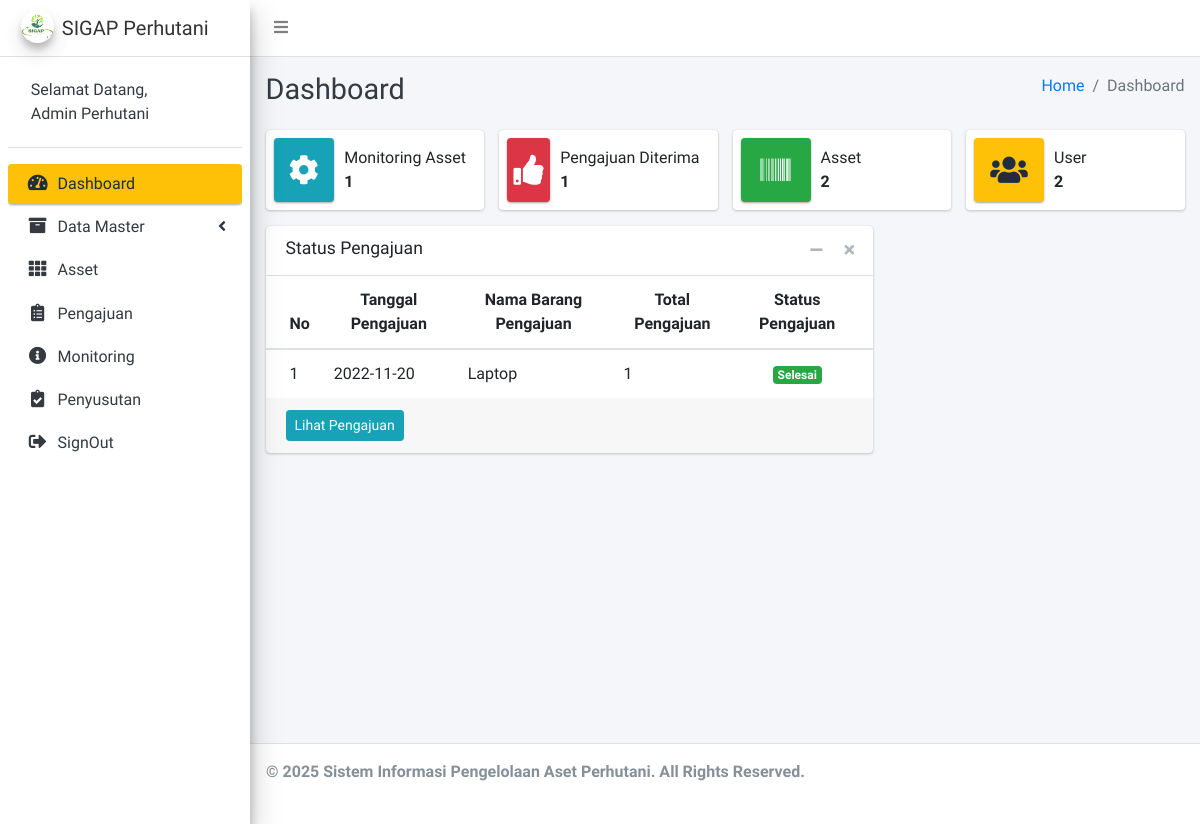
/index.php/Admin/cDashboard (signed in), run on an earlier commit of the app's database.
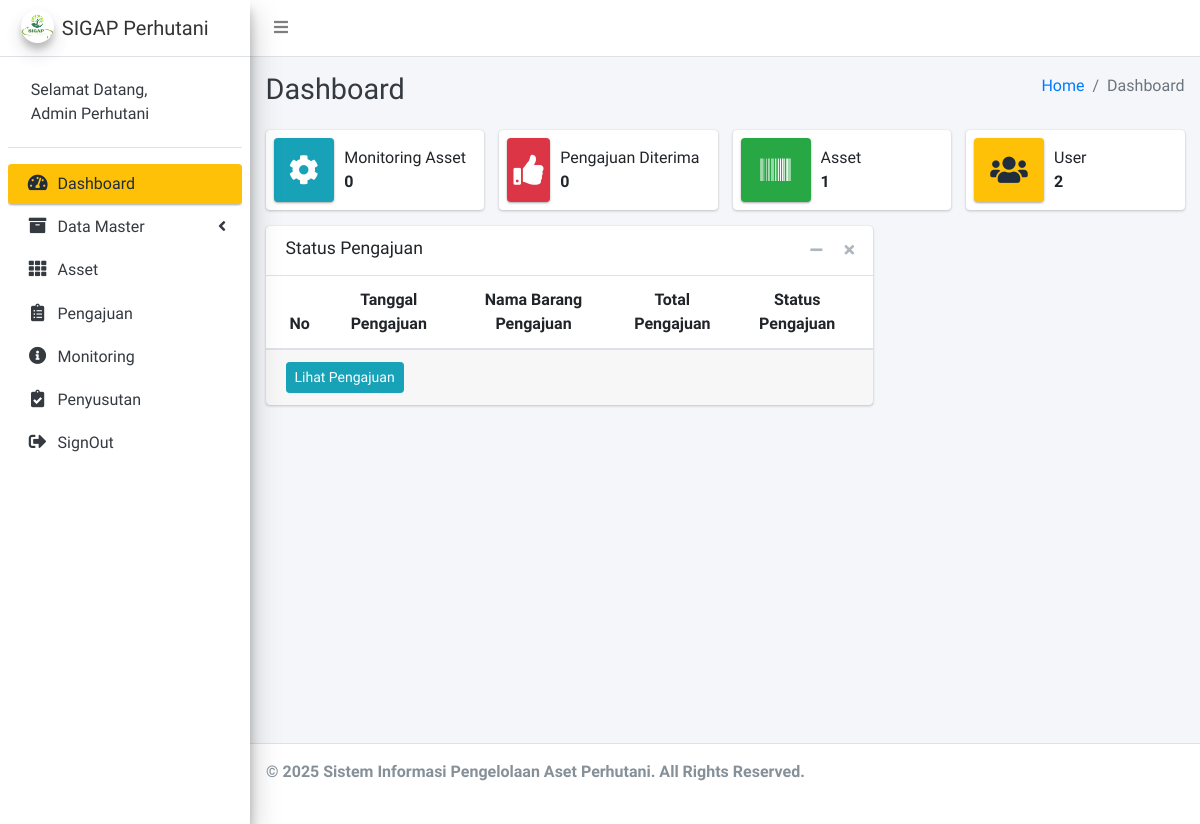
And on a later commit of the database.
### tables this page shows
CREATE TABLE `pengajuan` (
  `id_pengajuan` int NOT NULL,
  `id_monitoring` int NOT NULL,
  `id_user` int NOT NULL,
  `tgl_pengajuan` varchar(15) NOT NULL,
  `total_pengajuan` int NOT NULL,
  `status_pengajuan` int NOT NULL
);

CREATE TABLE `barang` (
  `id_barang` int NOT NULL,
  `nama_barang` varchar(125) NOT NULL,
  `keterangan` text NOT NULL
);

### application/controllers/Admin/cDashboard.php (called while the page is built, shortened)
<?php
class cDashboard extends CI_Controller
{
    public function __construct()
    {
        $this->load->model('mDashboard');
        $this->load->model('mPengajuan');
    }
    public function index()
    {
        $data = array(
            'jml' => $this->mDashboard->total(),
            'pengajuan' => $this->mPengajuan->select()
        );
        $this->load->view('Admin/Layout/head');
        $this->load->view('Admin/Layout/aside');
        $this->load->view('Admin/vDashboard', $data);
        $this->load->view('Admin/Layout/footer');
    }
}

### index.php (called while the page is built, shortened)
<?php
require_once BASEPATH.'core/CodeIgniter.php';

### application/models/mDashboard.php (called while the page is built, shortened)
<?php
class mDashboard extends CI_Model
{
    public function total()
    {
        $data['monitoring'] = $this->db->query("SELECT COUNT(id_monitoring) as jml_monitoring FROM `monitoring`;")->row();
        $data['pengajuan'] = $this->db->query("SELECT COUNT(id_pengajuan) as jml_pengajuan FROM `pengajuan` WHERE status_pengajuan='2';")->row();
        $data['asset'] = $this->db->query("SELECT COUNT(id_asset) as jml_asset FROM `asset`;")->row();
        $data['user'] = $this->db->query("SELECT COUNT(id_user) as jml_user FROM `user`;")->row();
        return $data;
    }
}

### application/models/mPengajuan.php (called while the page is built, shortened)
<?php
class mPengajuan extends CI_Model
{
    public function select()
    {
        $this->db->select('*');
        $this->db->from('pengajuan');
        $this->db->join('monitoring', 'pengajuan.id_monitoring = monitoring.id_monitoring', 'left');
        $this->db->join('asset', 'asset.id_asset = monitoring.id_asset', 'left');
        $this->db->join('barang', 'barang.id_barang = asset.id_barang', 'left');
        $this->db->join('user', 'user.id_user = pengajuan.id_user', 'left');
        return $this->db->get()->result();
    }
}

### application/views/Admin/vDashboard.php (the view, shortened to what this page needs)
<div class="content-wrapper">
    <div class="content-header">
        <div class="container-fluid">
            <div class="row mb-2">
                <div class="col-sm-6">
                    <h1 class="m-0 text-dark">Dashboard</h1>
                </div>
                <div class="col-sm-6">
                    <ol class="breadcrumb float-sm-right">
                        <li class="breadcrumb-item"><a href="#">Home</a></li>
                        <li class="breadcrumb-item active">Dashboard</li>
                    </ol>
                </div>
            </div>
        </div>
    </div>
    <section class="content">
        <div class="container-fluid">
            <div class="row">
                <div class="col-12 col-sm-6 col-md-3">
                    <div class="info-box">
                        <span class="info-box-icon bg-info elevation-1"><i class="fas fa-cog"></i></span>
                        <div class="info-box-content">
                            <span class="info-box-text">Monitoring Asset</span>
                            <span class="info-box-number">
                                <?= $jml['monitoring']->jml_monitoring ?>
                            </span>
                        </div>
                    </div>
                </div>
                <div class="col-12 col-sm-6 col-md-3">
                    <div class="info-box mb-3">
                        <span class="info-box-icon bg-danger elevation-1"><i class="fas fa-thumbs-up"></i></span>
                        <div class="info-box-content">
                            <span class="info-box-text">Pengajuan Diterima</span>
                            <span class="info-box-number"> <?= $jml['pengajuan']->jml_pengajuan ?></span>
                        </div>
                    </div>
                </div>
                <div class="col-12 col-sm-6 col-md-3">
                    <div class="info-box mb-3">
                        <span class="info-box-icon bg-success elevation-1"><i class="fas fa-barcode"></i></span>
                        <div class="info-box-content">
                            <span class="info-box-text">Asset</span>
                            <span class="info-box-number"> <?= $jml['asset']->jml_asset ?></span>
                        </div>
                    </div>
                </div>
                <div class="col-12 col-sm-6 col-md-3">
                    <div class="info-box mb-3">
                        <span class="info-box-icon bg-warning elevation-1"><i class="fas fa-users"></i></span>
                        <div class="info-box-content">
                            <span class="info-box-text">User</span>
                            <span class="info-box-number"> <?= $jml['user']->jml_user ?></span>
                        </div>
                    </div>
                </div>
            </div>
            <div class="row">
                <div class="col-md-8">
                    <div class="card">
                        <div class="card-header border-transparent">
                            <h3 class="card-title">Status Pengajuan</h3>
                            <div class="card-tools">
                                <button type="button" class="btn btn-tool" data-card-widget="collapse">
                                    <i class="fas fa-minus"></i>
                                </button>
                                <button type="button" class="btn btn-tool" data-card-widget="remove">
                                    <i class="fas fa-times"></i>
                                </button>
                            </div>
                        </div>
                        <div class="card-body p-0">
                            <div class="table-responsive">
                                <table class="table m-0">
                                    <thead>
                                        <tr>
                                            <th class="text-center">No</th>
                                            <th class="text-center">Tanggal Pengajuan</th>
                                            <th class="text-center">Nama Barang Pengajuan</th>
                                            <th class="text-center">Total Pengajuan</th>
                                            <th class="text-center">Status Pengajuan</th>
                                        </tr>
                                    </thead>
                                    <tbody>
                                        <?php
                                        $no = 1;
                                        foreach ($pengajuan as $key => $value) {
                                        ?>
                                            <tr>
                                                <td><?= $no++ ?></td>
                                                <td><?= $value->tgl_pengajuan ?></td>
                                                <td><?= $value->nama_barang ?></td>
                                                <td><?= $value->total_pengajuan ?></td>
                                                <td class="text-center"><?php if ($value->status_pengajuan == '0') {
                                                                        ?>
                                                        <span class="badge badge-warning">Menunggu Konfirmasi Mitra Perhutani</span>
                                                    <?php
                                                                        } else if ($value->status_pengajuan == '1') {
                                                    ?>
                                                        <span class="badge badge-info">Asset Keputusan</span>
                                                    <?php
                                                                        } else if ($value->status_pengajuan == '2') {
                                                    ?>
                                                        <span class="badge badge-success">Selesai</span>
                                                    <?php
                                                                        } else {
                                                    ?>
                                                        <span class="badge badge-danger">Ditolak!</span>
                                                    <?php
                                                                        } ?>
                                                </td>
                                            </tr>
                                        <?php
                                        }
                                        ?>
                                    </tbody>
                                </table>
                            </div>
                        </div>
                        <div class="card-footer clearfix">
                            <a href="<?= base_url('Admin/cPengajuan') ?>" class="btn btn-sm btn-info float-left">Lihat Pengajuan</a>
                        </div>
                    </div>
                </div>
            </div>
        </div>
    </section>
</div>

### application/views/Admin/Layout/head.php (shortened to what this page needs)
<!DOCTYPE html>
<html>
<head>
    <link rel="stylesheet" href="<?= base_url('asset/AdminLTE/') ?>plugins/fontawesome-free/css/all.min.css">
    <link rel="stylesheet" href="https://code.ionicframework.com/ionicons/2.0.1/css/ionicons.min.css">
    <link rel="stylesheet" href="<?= base_url('asset/AdminLTE/') ?>plugins/tempusdominus-bootstrap-4/css/tempusdominus-bootstrap-4.min.css">
    <link rel="stylesheet" href="<?= base_url('asset/AdminLTE/') ?>dist/css/adminlte.min.css">
    <link rel="stylesheet" href="<?= base_url('asset/AdminLTE/') ?>plugins/overlayScrollbars/css/OverlayScrollbars.min.css">
    <link rel="stylesheet" href="<?= base_url('asset/AdminLTE/') ?>plugins/daterangepicker/daterangepicker.css">
    <link rel="stylesheet" href="<?= base_url('asset/AdminLTE/') ?>plugins/summernote/summernote-bs4.css">
    <link rel="stylesheet" href="<?= base_url('asset/AdminLTE/') ?>plugins/datatables-bs4/css/dataTables.bootstrap4.min.css">
    <link rel="stylesheet" href="<?= base_url('asset/AdminLTE/') ?>plugins/datatables-responsive/css/responsive.bootstrap4.min.css">
    <link rel="stylesheet" href="<?= base_url('asset/AdminLTE/') ?>plugins/daterangepicker/daterangepicker.css">
    <link rel="stylesheet" href="<?= base_url('asset/AdminLTE/') ?>plugins/select2/css/select2.min.css">
    <link rel="stylesheet" href="<?= base_url('asset/AdminLTE/') ?>plugins/select2-bootstrap4-theme/select2-bootstrap4.min.css">
</head>
<body class="hold-transition sidebar-mini layout-fixed">
    <div class="wrapper">
        <nav class="main-header navbar navbar-expand navbar-white navbar-light">
            <ul class="navbar-nav">
                <li class="nav-item">
                    <a class="nav-link" data-widget="pushmenu" href="#" role="button"><i class="fas fa-bars"></i></a>
                </li>
            </ul>
        </nav>

### application/views/Admin/Layout/aside.php (shortened to what this page needs)
<aside class="main-sidebar sidebar-light-warning elevation-4">
    <a href="index3.html" class="brand-link">
        <img src="<?= base_url('asset/AdminLTE/') ?>perhutani1.png" alt="AdminLTE Logo" class="brand-image img-circle elevation-3" style="opacity: .8">
        <span class="brand-text font-weight-light">SIGAP Perhutani</span>
    </a>
    <div class="sidebar">
        <div class="user-panel mt-3 pb-3 mb-3 d-flex">
            <div class="image">
            </div>
            <div class="info">
                <a href="#" class="d-block">Selamat Datang, <br>Admin Perhutani</a>
            </div>
        </div>
        <nav class="mt-2">
            <ul class="nav nav-pills nav-sidebar flex-column" data-widget="treeview" role="menu" data-accordion="false">
                <li class="nav-item">
                    <a href="<?= base_url('Admin/cDashboard') ?>" class="nav-link   <?php if ($this->uri->segment(1) == 'Admin' && $this->uri->segment(2) == 'cDashboard') {
                                                                                        echo 'active';
                                                                                    }  ?>">
                        <i class="nav-icon fas fa-tachometer-alt"></i>
                        <p>Dashboard</p>
                    </a>
                </li>
                <li class="nav-item has-treeview <?php if ($this->uri->segment(1) == 'Admin' && $this->uri->segment(2) == 'cKelolaData') {
                                                        echo 'menu-open';
                                                    }  ?>">
                    <a href="<?= base_url('Admin/cKelolaData') ?>" class="nav-link  <?php if ($this->uri->segment(1) == 'Admin' && $this->uri->segment(2) == 'cKelolaData') {
                                                                                        echo 'active';
                                                                                    }  ?>">
                        <i class="nav-icon fas fa-archive"></i>
                        <p>
                            Data Master
                            <i class="right fas fa-angle-left"></i>
                        </p>
                    </a>
                </li>
                <li class="nav-item">
                    <a href="<?= base_url('Admin/cAsset') ?>" class="nav-link  <?php if ($this->uri->segment(1) == 'Admin' && $this->uri->segment(2) == 'cAsset') {
                                                                                    echo 'active';
                                                                                }  ?>">
                        <i class="nav-icon fas fa-th"></i>
                        <p>
                            Asset
                        </p>
                    </a>
                </li>
                <li class="nav-item">
                    <a href="<?= base_url('Admin/cPengajuan') ?>" class="nav-link   <?php if ($this->uri->segment(1) == 'Admin' && $this->uri->segment(2) == 'cPengajuan') {
                                                                                        echo 'active';
                                                                                    }  ?>">
                        <i class="nav-icon fas fa-clipboard-list"></i>
                        <p>Pengajuan</p>
                    </a>
                </li>
                <li class="nav-item">
                    <a href="<?= base_url('Admin/cMonitoring') ?>" class="nav-link   <?php if ($this->uri->segment(1) == 'Admin' && $this->uri->segment(2) == 'cMonitoring') {
                                                                                            echo 'active';
                                                                                        }  ?>">
                        <i class="nav-icon fas fa-info-circle"></i>
                        <p>Monitoring</p>
                    </a>
                </li>
                <li class="nav-item">
                    <a href="<?= base_url('Admin/cPenyusutan') ?>" class="nav-link   <?php if ($this->uri->segment(1) == 'Admin' && $this->uri->segment(2) == 'cPenyusutan') {
                                                                                            echo 'active';
                                                                                        }  ?>">
                        <i class="nav-icon fas fa-clipboard-check"></i>
                        <p>Penyusutan</p>
                    </a>
                </li>
                <li class="nav-item">
                    <a href="<?= base_url('cAuth/logout') ?>" class="nav-link">
                        <i class="nav-icon fas fa-sign-out-alt"></i>
                        <p>SignOut</p>
                    </a>
                </li>
            </ul>
        </nav>
    </div>
</aside>

### application/views/Admin/Layout/footer.php (shortened to what this page needs)
<footer class="main-footer">
    <strong>  © 2025 Sistem Informasi Pengelolaan Aset Perhutani. All Rights Reserved.</strong>
</footer>
</div>
</body>
</html>

What changed in the data, as far as the page shows it:
removed pengajuan: tgl_pengajuan "2022-11-20", barang.nama_barang "Laptop", total_pengajuan "1", status_pengajuan "Selesai"
Also different on the page:
$jml['monitoring']->jml_monitoring: "1" → "0"
$jml['pengajuan']->jml_pengajuan: "1" → "0"
$jml['asset']->jml_asset: "2" → "1"
